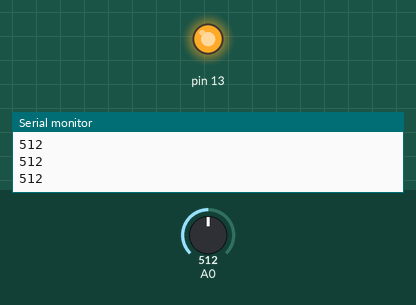
Recording of a sketch running on a simulated Arduino Uno, built with avr-gcc and run on an emulated ATmega328P. Shown: output pins drawn as LEDs (lit = HIGH), the last lines printed to the serial monitor. The inputs (shaded band) are chosen by the test bench; at power-on: A0 = 512.

Above: at 1.2 s.
1.3 s: A0 set to 487
At 1.9 s:
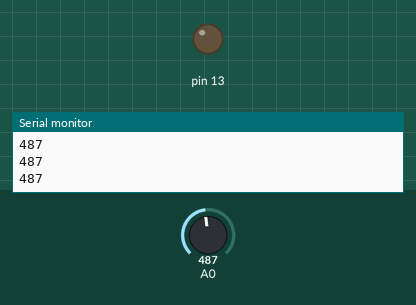
2.9 s: A0 set to 510
At 4.2 s:
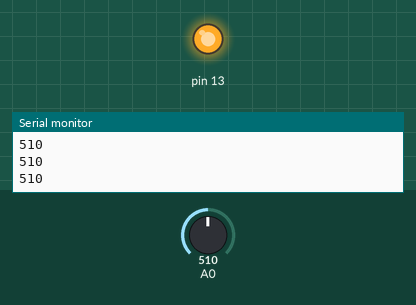
4.5 s: A0 set to 490
At 5.8 s:
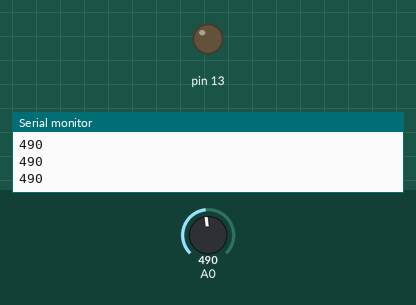
Timing chart, 0 to 7.5 s (numbered marks = the images above; inputs shaded):
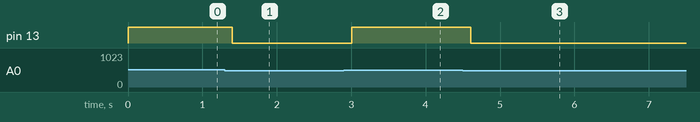

Measured:
- the behaviour switches between 500 and 499 on A0 (found by bisection; images 0 and 1)
- after the input at 1.3 s, pin 13: HIGH → LOW after 0.10 s
- after the input at 2.9 s, pin 13: LOW → HIGH after 0.10 s
- after the input at 4.5 s, pin 13: HIGH → LOW after 0.11 s

The sketch:

led_if_condition_pot.ino
```cpp
void setup() {
  pinMode(13, OUTPUT);
  Serial.begin(9600);
}
void loop() {
  int pot = analogRead(A0);
  Serial.println(pot);

  if (pot > 500) {
    digitalWrite(13, HIGH);
  } else if (pot < 500) {
    digitalWrite(13, LOW);
  }

  delay(200);
}
```
